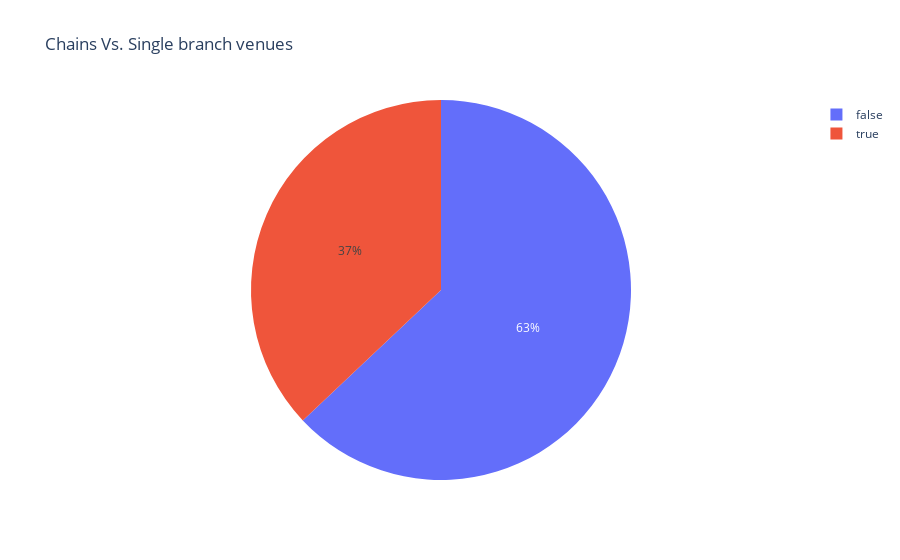

Here is the notebook cell this chart was saved with:
### Markdown cell above
<a id="chain/non-chain_proportions"></a>

### Code cell
# boolean grouping of 'chain', counting id's , changing res_chain columns names
res_chain=dff.groupby('is_chain', as_index=False).agg({'id':'count'})
res_chain.columns=['chain','number_of_values']
# plotting a Pie Chart
px.pie(res_chain, values='number_of_values',
      title='Chains Vs. Single branch venues', names='chain')

### Figure 1 — Plotly figure (JSON) as saved in the notebook; plotly's stock layout.template omitted (floating-point values rounded to 4 significant figures)
{"data": [{"domain": {"x": [0, 1], "y": [0, 1]}, "hovertemplate": "chain=%{label}<br>number_of_values=%{value}<extra></extra>", "labels": [false, true], "legendgroup": "", "name": "", "showlegend": true, "type": "pie", "values": [5731, 3371]}], "layout": {"legend": {"tracegroupgap": 0}, "title": {"text": "Chains Vs. Single branch venues"}}}
